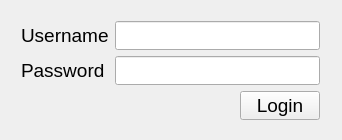
<?xml version="1.0" encoding="UTF-8"?>
<ui version="4.0">
 <class>SRLogin</class>
 <widget class="QWidget" name="SRLogin">
  <property name="geometry">
   <rect>
    <x>0</x>
    <y>0</y>
    <width>342</width>
    <height>140</height>
   </rect>
  </property>
  <property name="windowTitle">
   <string>SRLogin</string>
  </property>
  <widget class="QWidget" name="formLayoutWidget">
   <property name="geometry">
    <rect>
     <x>10</x>
     <y>10</y>
     <width>321</width>
     <height>121</height>
    </rect>
   </property>
   <layout class="QFormLayout" name="formLayout">
    <item row="0" column="0">
     <widget class="QLabel" name="label_username">
      <property name="font">
       <font>
        <pointsize>14</pointsize>
       </font>
      </property>
      <property name="text">
       <string>Username</string>
      </property>
     </widget>
    </item>
    <item row="1" column="0">
     <widget class="QLabel" name="label_password">
      <property name="font">
       <font>
        <pointsize>14</pointsize>
       </font>
      </property>
      <property name="text">
       <string>Password</string>
      </property>
     </widget>
    </item>
    <item row="2" column="1">
     <layout class="QHBoxLayout" name="horizontalLayout">
      <item>
       <spacer name="horizontalSpacer">
        <property name="orientation">
         <enum>Qt::Horizontal</enum>
        </property>
        <property name="sizeHint" stdset="0">
         <size>
          <width>40</width>
          <height>20</height>
         </size>
        </property>
       </spacer>
      </item>
      <item>
       <widget class="QPushButton" name="pushButton_login">
        <property name="font">
         <font>
          <pointsize>14</pointsize>
         </font>
        </property>
        <property name="text">
         <string>Login</string>
        </property>
       </widget>
      </item>
     </layout>
    </item>
    <item row="0" column="1">
     <widget class="QLineEdit" name="lineEdit_username">
      <property name="font">
       <font>
        <pointsize>14</pointsize>
       </font>
      </property>
     </widget>
    </item>
    <item row="1" column="1">
     <widget class="QLineEdit" name="lineEdit_password">
      <property name="font">
       <font>
        <pointsize>14</pointsize>
       </font>
      </property>
     </widget>
    </item>
   </layout>
  </widget>
 </widget>
 <layoutdefault spacing="6" margin="11"/>
 <resources/>
 <connections/>
</ui>
